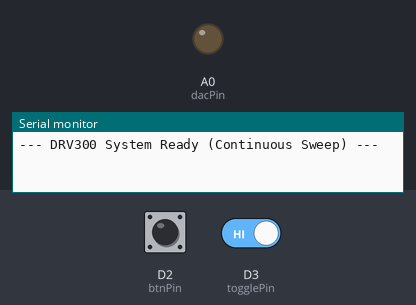
The sketch below on a simulated Arduino Zero (SAMD21). Shown: output pins drawn as LEDs (lit = HIGH), the last lines printed to the serial monitor. The test bench sets the inputs (shaded band); at power-on: D2 (btnPin) HIGH, D3 (togglePin) HIGH.

Above: at 1.2 s.
1.3 s: D2 (btnPin) pulled LOW for 0.15 s
At 14.9 s:
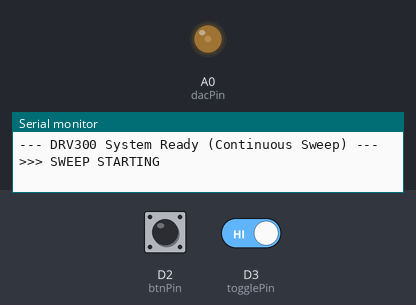
Timing chart, 0 to 21.3 s (numbered marks = the images above; inputs shaded):
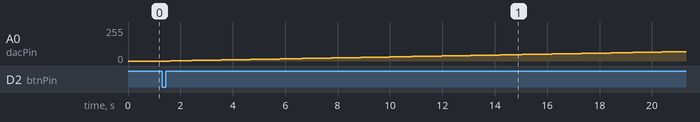

Measured:
- after the input at 1.3 s, A0 (dacPin): moves from 0/255 to 71/255 over 19.6 s, starting after 0.30 s

The sketch:

laser_driver_control_5.ino
```cpp
/*
 * DRV300 Laser Driver Interface - Version 7.0
 * Features: 20s Ramp Up -> 5s Ramp Down (No Hold)
 * Manual Mode: Direct 12-bit mapping
 */

const int dacPin = A0;
const int btnPin = 2;
const int togglePin = 3;
const int potPin = A1;

// Constants
const int RESOLUTION = 12;
const int MAX_DAC_VALUE = 1145;      // 1.25V limit
const unsigned long RAMP_UP_MS = 20000;
const unsigned long RAMP_DOWN_MS = 5000;

bool lastToggleState = HIGH;

void setup() {
  analogWriteResolution(RESOLUTION);

  pinMode(btnPin, INPUT_PULLUP);
  pinMode(togglePin, INPUT_PULLUP);

  Serial.begin(115200);
  Serial.println("--- DRV300 System Ready (Continuous Sweep) ---");
}

void loop() {
  bool currentToggle = digitalRead(togglePin);

  // Mode Change Printing
  if (currentToggle != lastToggleState) {
    Serial.println(currentToggle == LOW ? "[MODE] MANUAL" : "[MODE] AUTO");
    lastToggleState = currentToggle;
  }

  if (currentToggle == LOW) {
    runManualControl();
  } else if (digitalRead(btnPin) == LOW) {
    runSweepSequence();
  } else {
    analogWrite(dacPin, 0);
  }
}

// Manual Control: Original direct mapping logic
void runManualControl() {
  analogWrite(dacPin, analogRead(potPin));
}

void runSweepSequence() {
  Serial.println(">>> SWEEP STARTING");

  unsigned long startTime = millis();
  unsigned long elapsed = 0;

  // 1. Ramp Up (20 Seconds)
  while (elapsed < RAMP_UP_MS) {
    elapsed = millis() - startTime;
    if (elapsed > RAMP_UP_MS) elapsed = RAMP_UP_MS;

    int val = (elapsed * (unsigned long)MAX_DAC_VALUE) / RAMP_UP_MS;
    analogWrite(dacPin, val);
  }

  // 2. Immediate Ramp Down (5 Seconds)
  // We reset the startTime immediately to transition without a pause
  startTime = millis();
  elapsed = 0;

  while (elapsed < RAMP_DOWN_MS) {
    elapsed = millis() - startTime;
    if (elapsed > RAMP_DOWN_MS) elapsed = RAMP_DOWN_MS;

    int val = MAX_DAC_VALUE - ((elapsed * (unsigned long)MAX_DAC_VALUE) / RAMP_DOWN_MS);
    analogWrite(dacPin, val);
  }

  // Ensure fully off at end of sweep
  analogWrite(dacPin, 0);
  Serial.println("<<< SWEEP COMPLETE");
}
```
